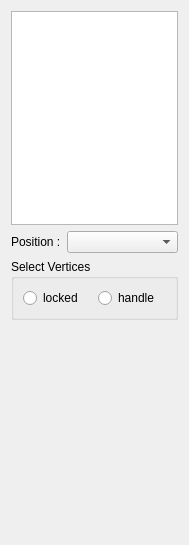
<?xml version="1.0" encoding="UTF-8"?>
<ui version="4.0">
 <class>SurfaceDeformationWidget</class>
 <widget class="QWidget" name="SurfaceDeformationWidget">
  <property name="geometry">
   <rect>
    <x>0</x>
    <y>0</y>
    <width>189</width>
    <height>545</height>
   </rect>
  </property>
  <property name="windowTitle">
   <string>Form</string>
  </property>
  <layout class="QVBoxLayout" name="verticalLayout">
   <item>
    <widget class="QListWidget" name="mapList"/>
   </item>
   <item>
    <layout class="QHBoxLayout" name="horizontalLayout">
     <item>
      <widget class="QLabel" name="label_2">
       <property name="text">
        <string>Position :</string>
       </property>
      </widget>
     </item>
     <item>
      <widget class="QComboBox" name="combo_positionVBO">
       <property name="sizePolicy">
        <sizepolicy hsizetype="Expanding" vsizetype="Fixed">
         <horstretch>0</horstretch>
         <verstretch>0</verstretch>
        </sizepolicy>
       </property>
      </widget>
     </item>
    </layout>
   </item>
   <item>
    <widget class="QGroupBox" name="groupBox">
     <property name="title">
      <string>Select Vertices</string>
     </property>
     <layout class="QHBoxLayout" name="horizontalLayout_7">
      <item>
       <layout class="QHBoxLayout" name="horizontalLayout_2">
        <item>
         <widget class="QRadioButton" name="radio_locked">
          <property name="text">
           <string>locked</string>
          </property>
         </widget>
        </item>
        <item>
         <widget class="QRadioButton" name="radio_handle">
          <property name="text">
           <string>handle</string>
          </property>
         </widget>
        </item>
       </layout>
      </item>
     </layout>
    </widget>
   </item>
   <item>
    <spacer name="verticalSpacer">
     <property name="orientation">
      <enum>Qt::Vertical</enum>
     </property>
     <property name="sizeHint" stdset="0">
      <size>
       <width>156</width>
       <height>161</height>
      </size>
     </property>
    </spacer>
   </item>
  </layout>
  <zorder>mapList</zorder>
  <zorder>label_2</zorder>
  <zorder>groupBox</zorder>
 </widget>
 <resources/>
 <connections/>
</ui>
